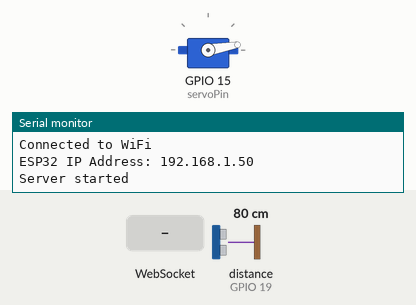
This program was run on a simulated ESP32. Shown: servo, the last lines printed to the serial monitor. Wiring (inferred from the names in the program): ultrasonic range finder: trigger GPIO 18; echo GPIO 19. Inputs (shaded band) come from the test bench; at power-on: distance to the obstacle (sensor on GPIO 19) 80 cm. The echo pulse lasts 58.3 µs per cm; WiFi joins after 1.5 s; servers stay silent unless stated; storage starts empty.

Above: at 3.2 s.
3.3 s: WebSocket text "1" received
At 4.3 s:
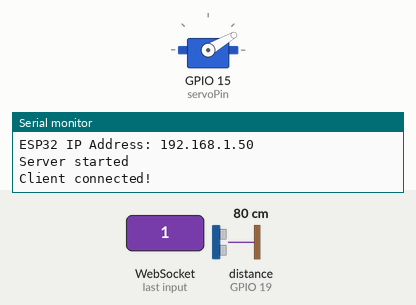
9.7 s: distance to the obstacle (sensor on GPIO 19) set to 299 cm
At 10.3 s:
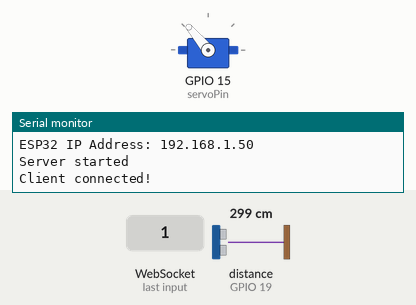
Timing chart, 0 to 22.1 s (numbered marks = the images above; inputs shaded):
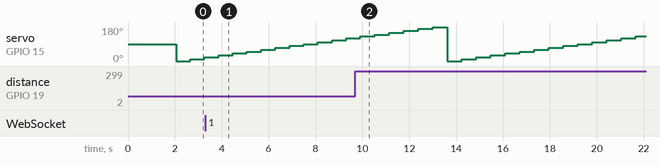

The program:

main.cpp
```cpp
#include <WiFi.h>
#include <ESPAsyncWebServer.h>
#include <ESP32Servo.h>
#include <SPIFFS.h>

// Servo and Ultrasonic Sensor setup
Servo myServo;
const int servoPin = 15;
const int trigPin = 18;
const int echoPin = 19;

// WiFi and Server setup
const char* ssid = "sensor-wifi";
const char* password = "sensorlab2017";
AsyncWebServer server(80);
AsyncWebSocket ws("/ws");

// Variables for sensor and servo control
bool isSweeping = false;
unsigned long lastSweepTime = 0;
const int sweepDelay = 100;  // delay between each sweep position
int angle = 0;

// Function to calculate distance using the ultrasonic sensor
long getDistance() {
  digitalWrite(trigPin, LOW);
  delayMicroseconds(2);
  digitalWrite(trigPin, HIGH);
  delayMicroseconds(10);
  digitalWrite(trigPin, LOW);
  long duration = pulseIn(echoPin, HIGH, 17647);
  return duration * 0.034 / 2;
}

// WebSocket event handler to send sensor data to clients
void onWebSocketEvent(AsyncWebSocket *server, AsyncWebSocketClient *client, AwsEventType type,
                      void *arg, uint8_t *data, size_t len) {
  if (type == WS_EVT_CONNECT) {
    Serial.println("Client connected!");
  } else if (type == WS_EVT_DISCONNECT) {
    Serial.println("Client disconnected");
  }
}

// Setup WiFi, WebSocket, and sensor
void setup() {
  Serial.begin(9600);

  if (!SPIFFS.begin(true)) {  // true enables formatting if the file system is not found
    Serial.println("An error occurred while mounting SPIFFS");
    return;
  }
  Serial.println("SPIFFS mounted successfully");

  WiFi.begin(ssid, password);
  while (WiFi.status() != WL_CONNECTED) {
    delay(1000);
    Serial.println("Connecting to WiFi...");
  }
  Serial.println("Connected to WiFi");

  Serial.print("ESP32 IP Address: ");
  Serial.println(WiFi.localIP());

  // Initialize the servo
  myServo.attach(servoPin);

  // Set up sensor pins
  pinMode(trigPin, OUTPUT);
  pinMode(echoPin, INPUT);

  // Initialize WebSocket and set up event handler
  ws.onEvent(onWebSocketEvent);
  server.addHandler(&ws);

  // Serve static files from SPIFFS
  server.serveStatic("/", SPIFFS, "/").setDefaultFile("index.html");

  // Start server
  server.begin();
  Serial.println("Server started");
}

// Perform sweeping and send data to WebSocket clients
void loop() {
  unsigned long currentMillis = millis();

  if (currentMillis - lastSweepTime >= sweepDelay) {
    lastSweepTime = currentMillis;
    String distances = "";

    // Sweep the servo from 0 to 180 degrees
    for (int angle = 0; angle <= 180; angle += 10) {
      myServo.write(angle);
      delay(100);  // Wait for the servo to position
      long distance = getDistance();
      distances += String(angle) + "," + String(distance) + ";";  // Send angle and distance

      // Send the data for each scan
      ws.textAll(distances);

      delay(500);

    }
  }

  // Handle WebSocket events
  ws.cleanupClients();
}
```
